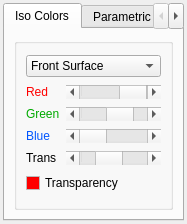
<?xml version="1.0" encoding="UTF-8"?>
<ui version="4.0">
 <class>ColorsOptions</class>
 <widget class="QWidget" name="ColorsOptions">
  <property name="geometry">
   <rect>
    <x>0</x>
    <y>0</y>
    <width>187</width>
    <height>224</height>
   </rect>
  </property>
  <property name="windowTitle">
   <string>Colors Options</string>
  </property>
  <layout class="QGridLayout" name="gridLayout_2">
   <property name="leftMargin">
    <number>3</number>
   </property>
   <property name="topMargin">
    <number>3</number>
   </property>
   <property name="rightMargin">
    <number>3</number>
   </property>
   <property name="bottomMargin">
    <number>3</number>
   </property>
   <property name="spacing">
    <number>3</number>
   </property>
   <item row="0" column="0">
    <widget class="QTabWidget" name="tabWidget">
     <property name="currentIndex">
      <number>0</number>
     </property>
     <widget class="QWidget" name="tab">
      <attribute name="title">
       <string>Iso Colors</string>
      </attribute>
      <layout class="QGridLayout" name="gridLayout_4">
       <item row="0" column="0">
        <widget class="QGroupBox" name="ColorsgroupBox">
         <property name="sizePolicy">
          <sizepolicy hsizetype="Expanding" vsizetype="Expanding">
           <horstretch>0</horstretch>
           <verstretch>0</verstretch>
          </sizepolicy>
         </property>
         <property name="maximumSize">
          <size>
           <width>16777215</width>
           <height>200</height>
          </size>
         </property>
         <property name="palette">
          <palette>
           <active>
            <colorrole role="Base">
             <brush brushstyle="SolidPattern">
              <color alpha="255">
               <red>255</red>
               <green>0</green>
               <blue>0</blue>
              </color>
             </brush>
            </colorrole>
           </active>
           <inactive>
            <colorrole role="Base">
             <brush brushstyle="SolidPattern">
              <color alpha="255">
               <red>255</red>
               <green>0</green>
               <blue>0</blue>
              </color>
             </brush>
            </colorrole>
           </inactive>
           <disabled>
            <colorrole role="Base">
             <brush brushstyle="SolidPattern">
              <color alpha="255">
               <red>170</red>
               <green>170</green>
               <blue>0</blue>
              </color>
             </brush>
            </colorrole>
           </disabled>
          </palette>
         </property>
         <property name="title">
          <string/>
         </property>
         <property name="alignment">
          <set>Qt::AlignCenter</set>
         </property>
         <layout class="QGridLayout" name="gridLayout_3">
          <item row="0" column="0" colspan="2">
           <widget class="QComboBox" name="color_2">
            <item>
             <property name="text">
              <string>Front Surface</string>
             </property>
            </item>
            <item>
             <property name="text">
              <string>Back Surface</string>
             </property>
            </item>
            <item>
             <property name="text">
              <string>Grid</string>
             </property>
            </item>
            <item>
             <property name="text">
              <string>BackGround</string>
             </property>
            </item>
           </widget>
          </item>
          <item row="1" column="0">
           <widget class="QLabel" name="redLabel_2">
            <property name="maximumSize">
             <size>
              <width>43</width>
              <height>16777215</height>
             </size>
            </property>
            <property name="palette">
             <palette>
              <active>
               <colorrole role="WindowText">
                <brush brushstyle="SolidPattern">
                 <color alpha="255">
                  <red>255</red>
                  <green>0</green>
                  <blue>0</blue>
                 </color>
                </brush>
               </colorrole>
              </active>
              <inactive>
               <colorrole role="WindowText">
                <brush brushstyle="SolidPattern">
                 <color alpha="255">
                  <red>255</red>
                  <green>0</green>
                  <blue>0</blue>
                 </color>
                </brush>
               </colorrole>
              </inactive>
              <disabled>
               <colorrole role="WindowText">
                <brush brushstyle="SolidPattern">
                 <color alpha="255">
                  <red>120</red>
                  <green>120</green>
                  <blue>120</blue>
                 </color>
                </brush>
               </colorrole>
              </disabled>
             </palette>
            </property>
            <property name="text">
             <string>Red</string>
            </property>
            <property name="wordWrap">
             <bool>false</bool>
            </property>
           </widget>
          </item>
          <item row="1" column="1">
           <widget class="QScrollBar" name="red_2">
            <property name="sizePolicy">
             <sizepolicy hsizetype="Expanding" vsizetype="Fixed">
              <horstretch>0</horstretch>
              <verstretch>0</verstretch>
             </sizepolicy>
            </property>
            <property name="maximum">
             <number>255</number>
            </property>
            <property name="pageStep">
             <number>10</number>
            </property>
            <property name="value">
             <number>249</number>
            </property>
            <property name="orientation">
             <enum>Qt::Horizontal</enum>
            </property>
           </widget>
          </item>
          <item row="2" column="0">
           <widget class="QLabel" name="greenLabel_2">
            <property name="maximumSize">
             <size>
              <width>43</width>
              <height>16777215</height>
             </size>
            </property>
            <property name="palette">
             <palette>
              <active>
               <colorrole role="WindowText">
                <brush brushstyle="SolidPattern">
                 <color alpha="255">
                  <red>0</red>
                  <green>170</green>
                  <blue>0</blue>
                 </color>
                </brush>
               </colorrole>
              </active>
              <inactive>
               <colorrole role="WindowText">
                <brush brushstyle="SolidPattern">
                 <color alpha="255">
                  <red>0</red>
                  <green>170</green>
                  <blue>0</blue>
                 </color>
                </brush>
               </colorrole>
              </inactive>
              <disabled>
               <colorrole role="WindowText">
                <brush brushstyle="SolidPattern">
                 <color alpha="255">
                  <red>120</red>
                  <green>120</green>
                  <blue>120</blue>
                 </color>
                </brush>
               </colorrole>
              </disabled>
             </palette>
            </property>
            <property name="text">
             <string>Green</string>
            </property>
            <property name="wordWrap">
             <bool>false</bool>
            </property>
           </widget>
          </item>
          <item row="2" column="1">
           <widget class="QScrollBar" name="green_2">
            <property name="sizePolicy">
             <sizepolicy hsizetype="Expanding" vsizetype="Fixed">
              <horstretch>0</horstretch>
              <verstretch>0</verstretch>
             </sizepolicy>
            </property>
            <property name="maximum">
             <number>255</number>
            </property>
            <property name="value">
             <number>170</number>
            </property>
            <property name="orientation">
             <enum>Qt::Horizontal</enum>
            </property>
           </widget>
          </item>
          <item row="3" column="0">
           <widget class="QLabel" name="blueLabel_2">
            <property name="maximumSize">
             <size>
              <width>43</width>
              <height>16777215</height>
             </size>
            </property>
            <property name="palette">
             <palette>
              <active>
               <colorrole role="WindowText">
                <brush brushstyle="SolidPattern">
                 <color alpha="255">
                  <red>0</red>
                  <green>85</green>
                  <blue>255</blue>
                 </color>
                </brush>
               </colorrole>
              </active>
              <inactive>
               <colorrole role="WindowText">
                <brush brushstyle="SolidPattern">
                 <color alpha="255">
                  <red>0</red>
                  <green>85</green>
                  <blue>255</blue>
                 </color>
                </brush>
               </colorrole>
              </inactive>
              <disabled>
               <colorrole role="WindowText">
                <brush brushstyle="SolidPattern">
                 <color alpha="255">
                  <red>120</red>
                  <green>120</green>
                  <blue>120</blue>
                 </color>
                </brush>
               </colorrole>
              </disabled>
             </palette>
            </property>
            <property name="text">
             <string>Blue</string>
            </property>
            <property name="wordWrap">
             <bool>false</bool>
            </property>
           </widget>
          </item>
          <item row="3" column="1">
           <widget class="QScrollBar" name="blue_2">
            <property name="sizePolicy">
             <sizepolicy hsizetype="Expanding" vsizetype="Fixed">
              <horstretch>0</horstretch>
              <verstretch>0</verstretch>
             </sizepolicy>
            </property>
            <property name="maximum">
             <number>255</number>
            </property>
            <property name="orientation">
             <enum>Qt::Horizontal</enum>
            </property>
           </widget>
          </item>
          <item row="4" column="0">
           <widget class="QLabel" name="transLabel_2">
            <property name="maximumSize">
             <size>
              <width>43</width>
              <height>16777215</height>
             </size>
            </property>
            <property name="text">
             <string>Trans</string>
            </property>
            <property name="wordWrap">
             <bool>false</bool>
            </property>
           </widget>
          </item>
          <item row="4" column="1">
           <widget class="QScrollBar" name="transparent_2">
            <property name="sizePolicy">
             <sizepolicy hsizetype="Expanding" vsizetype="Fixed">
              <horstretch>0</horstretch>
              <verstretch>0</verstretch>
             </sizepolicy>
            </property>
            <property name="maximum">
             <number>255</number>
            </property>
            <property name="value">
             <number>100</number>
            </property>
            <property name="orientation">
             <enum>Qt::Horizontal</enum>
            </property>
           </widget>
          </item>
          <item row="5" column="0" colspan="2">
           <widget class="QCheckBox" name="transparence_2">
            <property name="enabled">
             <bool>true</bool>
            </property>
            <property name="sizePolicy">
             <sizepolicy hsizetype="Expanding" vsizetype="Fixed">
              <horstretch>0</horstretch>
              <verstretch>0</verstretch>
             </sizepolicy>
            </property>
            <property name="text">
             <string>Transparency</string>
            </property>
            <property name="checked">
             <bool>false</bool>
            </property>
           </widget>
          </item>
         </layout>
        </widget>
       </item>
      </layout>
     </widget>
     <widget class="QWidget" name="tab_2">
      <attribute name="title">
       <string>Parametric Colors</string>
      </attribute>
      <layout class="QGridLayout" name="gridLayout_5">
       <item row="0" column="0">
        <widget class="QGroupBox" name="groupBox">
         <property name="title">
          <string/>
         </property>
         <layout class="QGridLayout" name="gridLayout">
          <item row="0" column="0" colspan="2">
           <widget class="QComboBox" name="color_3">
            <property name="sizePolicy">
             <sizepolicy hsizetype="Expanding" vsizetype="Fixed">
              <horstretch>0</horstretch>
              <verstretch>0</verstretch>
             </sizepolicy>
            </property>
            <item>
             <property name="text">
              <string>Front Surface</string>
             </property>
            </item>
            <item>
             <property name="text">
              <string>Back Surface</string>
             </property>
            </item>
            <item>
             <property name="text">
              <string>Grid</string>
             </property>
            </item>
            <item>
             <property name="text">
              <string>BackGround</string>
             </property>
            </item>
           </widget>
          </item>
          <item row="1" column="0">
           <widget class="QLabel" name="redLabel_3">
            <property name="maximumSize">
             <size>
              <width>43</width>
              <height>16777215</height>
             </size>
            </property>
            <property name="palette">
             <palette>
              <active>
               <colorrole role="WindowText">
                <brush brushstyle="SolidPattern">
                 <color alpha="255">
                  <red>255</red>
                  <green>0</green>
                  <blue>0</blue>
                 </color>
                </brush>
               </colorrole>
              </active>
              <inactive>
               <colorrole role="WindowText">
                <brush brushstyle="SolidPattern">
                 <color alpha="255">
                  <red>255</red>
                  <green>0</green>
                  <blue>0</blue>
                 </color>
                </brush>
               </colorrole>
              </inactive>
              <disabled>
               <colorrole role="WindowText">
                <brush brushstyle="SolidPattern">
                 <color alpha="255">
                  <red>120</red>
                  <green>120</green>
                  <blue>120</blue>
                 </color>
                </brush>
               </colorrole>
              </disabled>
             </palette>
            </property>
            <property name="text">
             <string>Red</string>
            </property>
            <property name="wordWrap">
             <bool>false</bool>
            </property>
           </widget>
          </item>
          <item row="1" column="1">
           <widget class="QScrollBar" name="red_3">
            <property name="sizePolicy">
             <sizepolicy hsizetype="Expanding" vsizetype="Fixed">
              <horstretch>0</horstretch>
              <verstretch>0</verstretch>
             </sizepolicy>
            </property>
            <property name="maximum">
             <number>255</number>
            </property>
            <property name="pageStep">
             <number>10</number>
            </property>
            <property name="value">
             <number>249</number>
            </property>
            <property name="orientation">
             <enum>Qt::Horizontal</enum>
            </property>
           </widget>
          </item>
          <item row="2" column="0">
           <widget class="QLabel" name="greenLabel_3">
            <property name="maximumSize">
             <size>
              <width>43</width>
              <height>16777215</height>
             </size>
            </property>
            <property name="palette">
             <palette>
              <active>
               <colorrole role="WindowText">
                <brush brushstyle="SolidPattern">
                 <color alpha="255">
                  <red>0</red>
                  <green>170</green>
                  <blue>0</blue>
                 </color>
                </brush>
               </colorrole>
              </active>
              <inactive>
               <colorrole role="WindowText">
                <brush brushstyle="SolidPattern">
                 <color alpha="255">
                  <red>0</red>
                  <green>170</green>
                  <blue>0</blue>
                 </color>
                </brush>
               </colorrole>
              </inactive>
              <disabled>
               <colorrole role="WindowText">
                <brush brushstyle="SolidPattern">
                 <color alpha="255">
                  <red>120</red>
                  <green>120</green>
                  <blue>120</blue>
                 </color>
                </brush>
               </colorrole>
              </disabled>
             </palette>
            </property>
            <property name="text">
             <string>Green</string>
            </property>
            <property name="wordWrap">
             <bool>false</bool>
            </property>
           </widget>
          </item>
          <item row="2" column="1">
           <widget class="QScrollBar" name="green_3">
            <property name="sizePolicy">
             <sizepolicy hsizetype="Expanding" vsizetype="Fixed">
              <horstretch>0</horstretch>
              <verstretch>0</verstretch>
             </sizepolicy>
            </property>
            <property name="maximum">
             <number>255</number>
            </property>
            <property name="value">
             <number>170</number>
            </property>
            <property name="orientation">
             <enum>Qt::Horizontal</enum>
            </property>
           </widget>
          </item>
          <item row="3" column="0">
           <widget class="QLabel" name="blueLabel_3">
            <property name="maximumSize">
             <size>
              <width>43</width>
              <height>16777215</height>
             </size>
            </property>
            <property name="palette">
             <palette>
              <active>
               <colorrole role="WindowText">
                <brush brushstyle="SolidPattern">
                 <color alpha="255">
                  <red>0</red>
                  <green>85</green>
                  <blue>255</blue>
                 </color>
                </brush>
               </colorrole>
              </active>
              <inactive>
               <colorrole role="WindowText">
                <brush brushstyle="SolidPattern">
                 <color alpha="255">
                  <red>0</red>
                  <green>85</green>
                  <blue>255</blue>
                 </color>
                </brush>
               </colorrole>
              </inactive>
              <disabled>
               <colorrole role="WindowText">
                <brush brushstyle="SolidPattern">
                 <color alpha="255">
                  <red>120</red>
                  <green>120</green>
                  <blue>120</blue>
                 </color>
                </brush>
               </colorrole>
              </disabled>
             </palette>
            </property>
            <property name="text">
             <string>Blue</string>
            </property>
            <property name="wordWrap">
             <bool>false</bool>
            </property>
           </widget>
          </item>
          <item row="3" column="1">
           <widget class="QScrollBar" name="blue_3">
            <property name="sizePolicy">
             <sizepolicy hsizetype="Expanding" vsizetype="Fixed">
              <horstretch>0</horstretch>
              <verstretch>0</verstretch>
             </sizepolicy>
            </property>
            <property name="maximum">
             <number>255</number>
            </property>
            <property name="orientation">
             <enum>Qt::Horizontal</enum>
            </property>
           </widget>
          </item>
          <item row="4" column="0">
           <widget class="QLabel" name="transLabel_3">
            <property name="maximumSize">
             <size>
              <width>43</width>
              <height>16777215</height>
             </size>
            </property>
            <property name="text">
             <string>Trans</string>
            </property>
            <property name="wordWrap">
             <bool>false</bool>
            </property>
           </widget>
          </item>
          <item row="4" column="1">
           <widget class="QScrollBar" name="transparent_3">
            <property name="sizePolicy">
             <sizepolicy hsizetype="Expanding" vsizetype="Fixed">
              <horstretch>0</horstretch>
              <verstretch>0</verstretch>
             </sizepolicy>
            </property>
            <property name="maximum">
             <number>255</number>
            </property>
            <property name="value">
             <number>100</number>
            </property>
            <property name="orientation">
             <enum>Qt::Horizontal</enum>
            </property>
           </widget>
          </item>
          <item row="5" column="0" colspan="2">
           <widget class="QCheckBox" name="transparence_3">
            <property name="enabled">
             <bool>true</bool>
            </property>
            <property name="sizePolicy">
             <sizepolicy hsizetype="Expanding" vsizetype="Fixed">
              <horstretch>0</horstretch>
              <verstretch>0</verstretch>
             </sizepolicy>
            </property>
            <property name="text">
             <string>Transparency</string>
            </property>
            <property name="checked">
             <bool>false</bool>
            </property>
           </widget>
          </item>
         </layout>
         <zorder>redLabel_3</zorder>
         <zorder>red_3</zorder>
         <zorder>greenLabel_3</zorder>
         <zorder>green_3</zorder>
         <zorder>blueLabel_3</zorder>
         <zorder>blue_3</zorder>
         <zorder>transLabel_3</zorder>
         <zorder>transparent_3</zorder>
         <zorder>transparence_3</zorder>
         <zorder>color_3</zorder>
        </widget>
       </item>
      </layout>
     </widget>
    </widget>
   </item>
  </layout>
 </widget>
 <resources/>
 <connections/>
</ui>
